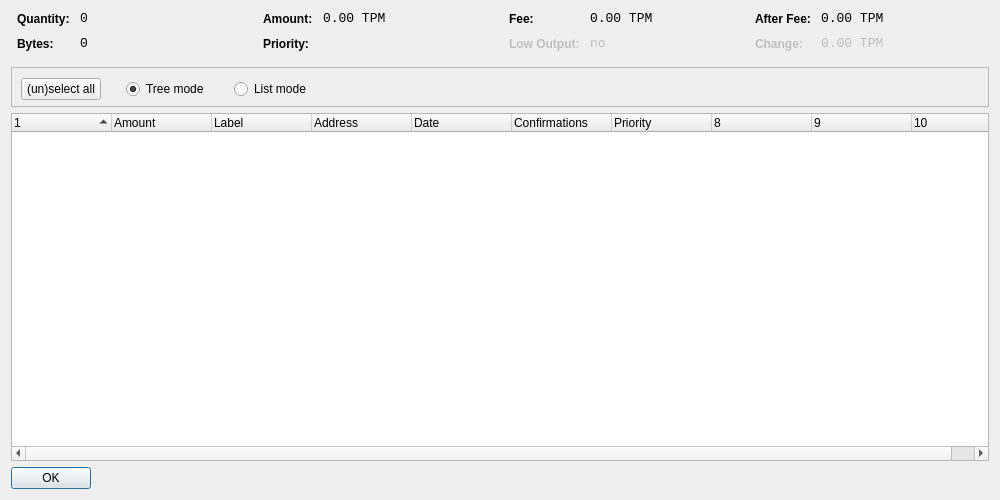
<?xml version="1.0" encoding="UTF-8"?>
<ui version="4.0">
 <class>CoinControlDialog</class>
 <widget class="QDialog" name="CoinControlDialog">
  <property name="geometry">
   <rect>
    <x>0</x>
    <y>0</y>
    <width>1000</width>
    <height>500</height>
   </rect>
  </property>
  <property name="windowTitle">
   <string>Coin Control</string>
  </property>
  <layout class="QVBoxLayout" name="verticalLayout">
   <item>
    <layout class="QHBoxLayout" name="horizontalLayoutTop" stretch="0,0,0,0">
     <property name="topMargin">
      <number>0</number>
     </property>
     <property name="bottomMargin">
      <number>10</number>
     </property>
     <item>
      <layout class="QFormLayout" name="formLayoutCoinControl1">
       <property name="horizontalSpacing">
        <number>10</number>
       </property>
       <property name="verticalSpacing">
        <number>10</number>
       </property>
       <property name="leftMargin">
        <number>6</number>
       </property>
       <property name="rightMargin">
        <number>6</number>
       </property>
       <item row="0" column="0">
        <widget class="QLabel" name="labelCoinControlQuantityText">
         <property name="styleSheet">
          <string notr="true">font-weight:bold;</string>
         </property>
         <property name="text">
          <string>Quantity:</string>
         </property>
        </widget>
       </item>
       <item row="0" column="1">
        <widget class="QLabel" name="labelCoinControlQuantity">
         <property name="font">
          <font>
           <family>Monospace</family>
           <pointsize>10</pointsize>
          </font>
         </property>
         <property name="cursor">
          <cursorShape>IBeamCursor</cursorShape>
         </property>
         <property name="contextMenuPolicy">
          <enum>Qt::ActionsContextMenu</enum>
         </property>
         <property name="text">
          <string notr="true">0</string>
         </property>
         <property name="textInteractionFlags">
          <set>Qt::LinksAccessibleByMouse|Qt::TextSelectableByKeyboard|Qt::TextSelectableByMouse</set>
         </property>
        </widget>
       </item>
       <item row="1" column="0">
        <widget class="QLabel" name="labelCoinControlBytesText">
         <property name="styleSheet">
          <string notr="true">font-weight:bold;</string>
         </property>
         <property name="text">
          <string>Bytes:</string>
         </property>
        </widget>
       </item>
       <item row="1" column="1">
        <widget class="QLabel" name="labelCoinControlBytes">
         <property name="font">
          <font>
           <family>Monospace</family>
           <pointsize>10</pointsize>
          </font>
         </property>
         <property name="cursor">
          <cursorShape>IBeamCursor</cursorShape>
         </property>
         <property name="contextMenuPolicy">
          <enum>Qt::ActionsContextMenu</enum>
         </property>
         <property name="text">
          <string notr="true">0</string>
         </property>
         <property name="textInteractionFlags">
          <set>Qt::LinksAccessibleByMouse|Qt::TextSelectableByKeyboard|Qt::TextSelectableByMouse</set>
         </property>
        </widget>
       </item>
      </layout>
     </item>
     <item>
      <layout class="QFormLayout" name="formLayoutCoinControl2">
       <property name="horizontalSpacing">
        <number>10</number>
       </property>
       <property name="verticalSpacing">
        <number>10</number>
       </property>
       <property name="leftMargin">
        <number>6</number>
       </property>
       <property name="rightMargin">
        <number>6</number>
       </property>
       <item row="0" column="0">
        <widget class="QLabel" name="labelCoinControlAmountText">
         <property name="styleSheet">
          <string notr="true">font-weight:bold;</string>
         </property>
         <property name="text">
          <string>Amount:</string>
         </property>
        </widget>
       </item>
       <item row="0" column="1">
        <widget class="QLabel" name="labelCoinControlAmount">
         <property name="font">
          <font>
           <family>Monospace</family>
           <pointsize>10</pointsize>
          </font>
         </property>
         <property name="cursor">
          <cursorShape>IBeamCursor</cursorShape>
         </property>
         <property name="contextMenuPolicy">
          <enum>Qt::ActionsContextMenu</enum>
         </property>
         <property name="text">
          <string notr="true">0.00 TPM</string>
         </property>
         <property name="textInteractionFlags">
          <set>Qt::LinksAccessibleByMouse|Qt::TextSelectableByKeyboard|Qt::TextSelectableByMouse</set>
         </property>
        </widget>
       </item>
       <item row="1" column="0">
        <widget class="QLabel" name="labelCoinControlPriorityText">
         <property name="styleSheet">
          <string notr="true">font-weight:bold;</string>
         </property>
         <property name="text">
          <string>Priority:</string>
         </property>
        </widget>
       </item>
       <item row="1" column="1">
        <widget class="QLabel" name="labelCoinControlPriority">
         <property name="font">
          <font>
           <family>Monospace</family>
           <pointsize>10</pointsize>
          </font>
         </property>
         <property name="cursor">
          <cursorShape>IBeamCursor</cursorShape>
         </property>
         <property name="contextMenuPolicy">
          <enum>Qt::ActionsContextMenu</enum>
         </property>
         <property name="text">
          <string/>
         </property>
         <property name="textInteractionFlags">
          <set>Qt::LinksAccessibleByMouse|Qt::TextSelectableByKeyboard|Qt::TextSelectableByMouse</set>
         </property>
        </widget>
       </item>
      </layout>
     </item>
     <item>
      <layout class="QFormLayout" name="formLayoutCoinControl3">
       <property name="horizontalSpacing">
        <number>10</number>
       </property>
       <property name="verticalSpacing">
        <number>10</number>
       </property>
       <property name="leftMargin">
        <number>6</number>
       </property>
       <property name="rightMargin">
        <number>6</number>
       </property>
       <item row="0" column="0">
        <widget class="QLabel" name="labelCoinControlFeeText">
         <property name="styleSheet">
          <string notr="true">font-weight:bold;</string>
         </property>
         <property name="text">
          <string>Fee:</string>
         </property>
        </widget>
       </item>
       <item row="0" column="1">
        <widget class="QLabel" name="labelCoinControlFee">
         <property name="font">
          <font>
           <family>Monospace</family>
           <pointsize>10</pointsize>
          </font>
         </property>
         <property name="cursor">
          <cursorShape>IBeamCursor</cursorShape>
         </property>
         <property name="contextMenuPolicy">
          <enum>Qt::ActionsContextMenu</enum>
         </property>
         <property name="text">
          <string notr="true">0.00 TPM</string>
         </property>
         <property name="textInteractionFlags">
          <set>Qt::LinksAccessibleByMouse|Qt::TextSelectableByKeyboard|Qt::TextSelectableByMouse</set>
         </property>
        </widget>
       </item>
       <item row="1" column="0">
        <widget class="QLabel" name="labelCoinControlLowOutputText">
         <property name="enabled">
          <bool>false</bool>
         </property>
         <property name="styleSheet">
          <string notr="true">font-weight:bold;</string>
         </property>
         <property name="text">
          <string>Low Output:</string>
         </property>
        </widget>
       </item>
       <item row="1" column="1">
        <widget class="QLabel" name="labelCoinControlLowOutput">
         <property name="enabled">
          <bool>false</bool>
         </property>
         <property name="font">
          <font>
           <family>Monospace</family>
           <pointsize>10</pointsize>
          </font>
         </property>
         <property name="cursor">
          <cursorShape>IBeamCursor</cursorShape>
         </property>
         <property name="contextMenuPolicy">
          <enum>Qt::ActionsContextMenu</enum>
         </property>
         <property name="text">
          <string notr="true">no</string>
         </property>
         <property name="textInteractionFlags">
          <set>Qt::LinksAccessibleByMouse|Qt::TextSelectableByKeyboard|Qt::TextSelectableByMouse</set>
         </property>
        </widget>
       </item>
      </layout>
     </item>
     <item>
      <layout class="QFormLayout" name="formLayoutCoinControl4">
       <property name="horizontalSpacing">
        <number>10</number>
       </property>
       <property name="verticalSpacing">
        <number>10</number>
       </property>
       <property name="leftMargin">
        <number>6</number>
       </property>
       <property name="rightMargin">
        <number>6</number>
       </property>
       <item row="0" column="0">
        <widget class="QLabel" name="labelCoinControlAfterFeeText">
         <property name="styleSheet">
          <string notr="true">font-weight:bold;</string>
         </property>
         <property name="text">
          <string>After Fee:</string>
         </property>
        </widget>
       </item>
       <item row="0" column="1">
        <widget class="QLabel" name="labelCoinControlAfterFee">
         <property name="font">
          <font>
           <family>Monospace</family>
           <pointsize>10</pointsize>
          </font>
         </property>
         <property name="cursor">
          <cursorShape>IBeamCursor</cursorShape>
         </property>
         <property name="contextMenuPolicy">
          <enum>Qt::ActionsContextMenu</enum>
         </property>
         <property name="text">
          <string notr="true">0.00 TPM</string>
         </property>
         <property name="textInteractionFlags">
          <set>Qt::LinksAccessibleByMouse|Qt::TextSelectableByKeyboard|Qt::TextSelectableByMouse</set>
         </property>
        </widget>
       </item>
       <item row="1" column="0">
        <widget class="QLabel" name="labelCoinControlChangeText">
         <property name="enabled">
          <bool>false</bool>
         </property>
         <property name="styleSheet">
          <string notr="true">font-weight:bold;</string>
         </property>
         <property name="text">
          <string>Change:</string>
         </property>
        </widget>
       </item>
       <item row="1" column="1">
        <widget class="QLabel" name="labelCoinControlChange">
         <property name="enabled">
          <bool>false</bool>
         </property>
         <property name="font">
          <font>
           <family>Monospace</family>
           <pointsize>10</pointsize>
          </font>
         </property>
         <property name="cursor">
          <cursorShape>IBeamCursor</cursorShape>
         </property>
         <property name="contextMenuPolicy">
          <enum>Qt::ActionsContextMenu</enum>
         </property>
         <property name="text">
          <string notr="true">0.00 TPM</string>
         </property>
         <property name="textInteractionFlags">
          <set>Qt::LinksAccessibleByMouse|Qt::TextSelectableByKeyboard|Qt::TextSelectableByMouse</set>
         </property>
        </widget>
       </item>
      </layout>
     </item>
    </layout>
   </item>
   <item>
    <widget class="QFrame" name="frame">
     <property name="minimumSize">
      <size>
       <width>0</width>
       <height>40</height>
      </size>
     </property>
     <property name="frameShape">
      <enum>QFrame::StyledPanel</enum>
     </property>
     <property name="frameShadow">
      <enum>QFrame::Sunken</enum>
     </property>
     <property name="lineWidth">
      <number>1</number>
     </property>
     <widget class="QWidget" name="horizontalLayoutWidget">
      <property name="geometry">
       <rect>
        <x>10</x>
        <y>10</y>
        <width>781</width>
        <height>25</height>
       </rect>
      </property>
      <layout class="QHBoxLayout" name="horizontalLayoutPanel" stretch="0,0,0,0">
       <property name="spacing">
        <number>25</number>
       </property>
       <property name="topMargin">
        <number>0</number>
       </property>
       <property name="bottomMargin">
        <number>0</number>
       </property>
       <item>
        <widget class="QPushButton" name="pushButtonSelectAll">
         <property name="sizePolicy">
          <sizepolicy hsizetype="Maximum" vsizetype="Fixed">
           <horstretch>0</horstretch>
           <verstretch>0</verstretch>
          </sizepolicy>
         </property>
         <property name="text">
          <string>(un)select all</string>
         </property>
        </widget>
       </item>
       <item>
        <widget class="QRadioButton" name="radioTreeMode">
         <property name="sizePolicy">
          <sizepolicy hsizetype="Maximum" vsizetype="Fixed">
           <horstretch>0</horstretch>
           <verstretch>0</verstretch>
          </sizepolicy>
         </property>
         <property name="text">
          <string>Tree mode</string>
         </property>
         <property name="checked">
          <bool>true</bool>
         </property>
        </widget>
       </item>
       <item>
        <widget class="QRadioButton" name="radioListMode">
         <property name="sizePolicy">
          <sizepolicy hsizetype="Maximum" vsizetype="Fixed">
           <horstretch>0</horstretch>
           <verstretch>0</verstretch>
          </sizepolicy>
         </property>
         <property name="text">
          <string>List mode</string>
         </property>
        </widget>
       </item>
       <item>
        <spacer name="horizontalSpacer">
         <property name="orientation">
          <enum>Qt::Horizontal</enum>
         </property>
         <property name="sizeHint" stdset="0">
          <size>
           <width>40</width>
           <height>20</height>
          </size>
         </property>
        </spacer>
       </item>
      </layout>
     </widget>
    </widget>
   </item>
   <item>
    <widget class="CoinControlTreeWidget" name="treeWidget">
     <property name="contextMenuPolicy">
      <enum>Qt::CustomContextMenu</enum>
     </property>
     <property name="sortingEnabled">
      <bool>false</bool>
     </property>
     <property name="columnCount">
      <number>10</number>
     </property>
     <attribute name="headerShowSortIndicator" stdset="0">
      <bool>true</bool>
     </attribute>
     <attribute name="headerStretchLastSection">
      <bool>false</bool>
     </attribute>
     <column>
      <property name="text">
       <string/>
      </property>
     </column>
     <column>
      <property name="text">
       <string>Amount</string>
      </property>
     </column>
     <column>
      <property name="text">
       <string>Label</string>
      </property>
     </column>
     <column>
      <property name="text">
       <string>Address</string>
      </property>
     </column>
     <column>
      <property name="text">
       <string>Date</string>
      </property>
     </column>
     <column>
      <property name="text">
       <string>Confirmations</string>
      </property>
      <property name="toolTip">
       <string>Confirmed</string>
      </property>
     </column>
     <column>
      <property name="text">
       <string>Priority</string>
      </property>
     </column>
     <column>
      <property name="text">
       <string/>
      </property>
     </column>
     <column>
      <property name="text">
       <string/>
      </property>
     </column>
     <column>
      <property name="text">
       <string/>
      </property>
     </column>
    </widget>
   </item>
   <item>
    <widget class="QDialogButtonBox" name="buttonBox">
     <property name="sizePolicy">
      <sizepolicy hsizetype="Maximum" vsizetype="Fixed">
       <horstretch>0</horstretch>
       <verstretch>0</verstretch>
      </sizepolicy>
     </property>
     <property name="orientation">
      <enum>Qt::Horizontal</enum>
     </property>
     <property name="standardButtons">
      <set>QDialogButtonBox::Ok</set>
     </property>
    </widget>
   </item>
  </layout>
 </widget>
 <customwidgets>
  <customwidget>
   <class>CoinControlTreeWidget</class>
   <extends>QTreeWidget</extends>
   <header>coincontroltreewidget.h</header>
  </customwidget>
 </customwidgets>
 <resources/>
 <connections/>
</ui>
